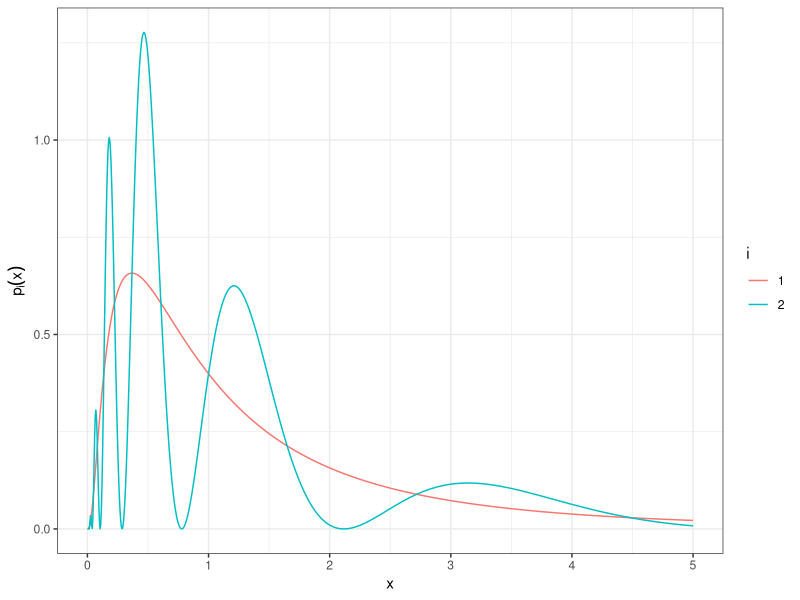

Here is the R script that generated this plot:
## ---- chunk 1
library(dplyr)
library(ggplot2)
library(tidyr)
## ---- chunk 2
p_1 <- \(x) 1 / x / sqrt(2 * pi) * exp(-log(x)^2 / 2)
p_2 <- \(x) p_1(x) * (1 + sin(2 * pi * log(x)))
## ---- chunk 3
n <- 1000
xmin <- 0
xmax <- 5
x <- seq(xmin, xmax, length.out = n + 1)
x[1] <- 1e-3

tibble(x = x) |>
  mutate(
    p_1 = p_1(x),
    p_2 = p_2(x)
  ) |>
  pivot_longer(
    c(p_1, p_2),
    names_to = "p",
    values_to = "p_x"
  ) |>
  mutate(
    p = factor(
      p, 
      levels = c("p_1", "p_2"),
      labels = c("1", "2")
    )
  ) |>
  ggplot(aes(x = x, y = p_x, color = p)) +
  geom_line() +
  theme_bw() +
  labs(
    x = "x",
    y = expression(p[i](x)),
    color = "i"
  )
